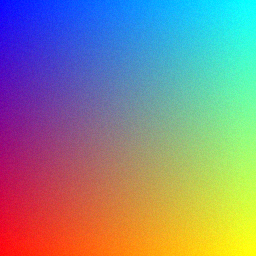
#> input picture data/analyses/0422c394d93c/analysis_1778795201.png, 256 x 256 px
$ python -i detection.py   (imports and definitions only)   (older library calls are emulated)
#> lines starting #> are read from the running program, lines starting #| are printed output that depends on the picture; after the words box and inside, x2 and y2 are one past the last pixel; in counts of white or black regions, pixels touching at a corner belong together
### app/modules/detection/advanced_detector.py
from pathlib import Path
from typing import Any

import cv2
import numpy as np

from app.core.exceptions import CorruptionError


def _load_gray(image_path: str | Path) -> np.ndarray:
    path = Path(image_path)
    if not path.exists():
        raise CorruptionError(f"Image introuvable : {path}")

    image = cv2.imread(str(path), cv2.IMREAD_GRAYSCALE)
    if image is None:
        raise CorruptionError(f"Impossible de charger l'image : {path}")
    return image


def detect_dark_regions(
    image_path: str | Path,
    threshold: int = 22,
) -> dict[str, Any]:
    image = _load_gray(image_path)
    _, mask = cv2.threshold(image, threshold, 255, cv2.THRESH_BINARY_INV)

    return {
        "mask": mask.astype(np.uint8),
        "method": "dark_regions",
        "score": float(np.mean(mask > 0)),
    }


def detect_low_variance_regions(
    image_path: str | Path,
    window_size: int = 11,
    variance_threshold: float = 6.0,
) -> dict[str, Any]:
    image = _load_gray(image_path).astype(np.float32)

    mean = cv2.blur(image, (window_size, window_size))
    mean_sq = cv2.blur(image ** 2, (window_size, window_size))
    variance = np.clip(mean_sq - mean ** 2, 0, None)

    mask = np.where(variance < variance_threshold, 255, 0).astype(np.uint8)

    return {
        "mask": mask,
        "method": "low_variance",
        "score": float(np.mean(mask > 0)),
    }


def detect_gradient_breaks(
    image_path: str | Path,
    edge_threshold: float = 4.0,
) -> dict[str, Any]:
    image = _load_gray(image_path).astype(np.float32)

    sobel_x = cv2.Sobel(image, cv2.CV_32F, 1, 0, ksize=3)
    sobel_y = cv2.Sobel(image, cv2.CV_32F, 0, 1, ksize=3)
    grad_mag = np.sqrt(sobel_x**2 + sobel_y**2)

    mask = np.where(grad_mag < edge_threshold, 255, 0).astype(np.uint8)

    return {
        "mask": mask,
        "method": "gradient_breaks",
        "score": float(np.mean(mask > 0)),
    }

### app/modules/detection/fusion.py
import cv2
import numpy as np


def filter_connected_components(mask: np.ndarray, min_area: int = 200) -> np.ndarray:
    if min_area <= 1:
        return ((mask > 0) * 255).astype(np.uint8)

    mask_bin = ((mask > 0) * 255).astype(np.uint8)

    num_labels, labels, stats, _ = cv2.connectedComponentsWithStats(
        mask_bin,
        connectivity=8,
    )

    filtered = np.zeros_like(mask_bin)

    for label_id in range(1, num_labels):
        area = stats[label_id, cv2.CC_STAT_AREA]
        if area >= min_area:
            filtered[labels == label_id] = 255

    return filtered


def compute_mask_confidence(
    component_masks: list[np.ndarray],
    fused_mask: np.ndarray,
) -> float:
    if not component_masks:
        return 0.0

    binary_components = [(m > 0).astype(np.uint8) for m in component_masks]
    stacked = np.stack(binary_components, axis=0)

    agreement = float(np.mean(np.sum(stacked, axis=0) >= 2))
    fused_ratio = float(np.mean(fused_mask > 0))

    if fused_ratio <= 0.15:
        size_score = 1.0
    elif fused_ratio <= 0.30:
        size_score = 0.7
    elif fused_ratio <= 0.50:
        size_score = 0.4
    else:
        size_score = 0.1

    confidence = 0.6 * agreement + 0.4 * size_score
    return float(max(0.0, min(1.0, confidence)))


def fuse_detection_masks(
    masks: list[np.ndarray],
    strategy: str = "weighted_union",
    closing: bool = True,
    dilate_iter: int = 1,
    min_area: int = 200,
    max_area_ratio: float = 0.30,
    return_metadata: bool = False,
):
    if not masks:
        raise ValueError("Aucun masque fourni")

    masks = [((m > 0) * 255).astype(np.uint8) for m in masks]

    h, w = masks[0].shape[:2]
    image_area = h * w

    # Assouplissement automatique pour les petits masques de test
    effective_min_area = min(min_area, max(1, image_area // 100))
    effective_dilate_iter = dilate_iter if image_area >= 2500 else 0
    effective_closing = closing if image_area >= 2500 else False

    if strategy == "union":
        fused = np.maximum.reduce(masks)

    elif strategy == "weighted_union":
        acc = np.zeros_like(masks[0], dtype=np.float32)
        for mask in masks:
            acc += (mask > 0).astype(np.float32)

        fused = np.where(acc >= 2, 255, 0).astype(np.uint8)

    else:
        raise ValueError(f"Stratégie non supportée : {strategy}")

    kernel = np.ones((5, 5), np.uint8)

    if effective_closing:
        fused = cv2.morphologyEx(fused, cv2.MORPH_CLOSE, kernel)

    if effective_dilate_iter > 0:
        fused = cv2.dilate(fused, kernel, iterations=effective_dilate_iter)

    fused = filter_connected_components(fused, min_area=effective_min_area)

    area_ratio = float(np.mean(fused > 0))
    if area_ratio > max_area_ratio:
        fused = np.zeros_like(fused)

    confidence = compute_mask_confidence(masks, fused)

    if return_metadata:
        return {
            "mask": fused,
            "confidence": confidence,
            "area_ratio": float(np.mean(fused > 0)),
        }

    return fused

### app/modules/corruption/detection.py
from pathlib import Path
from typing import Any

import cv2
import numpy as np
from PIL import Image

from app.modules.detection.advanced_detector import (
    detect_dark_regions,
    detect_gradient_breaks,
    detect_low_variance_regions,
)
from app.modules.detection.fusion import fuse_detection_masks


# ---------------------------------------------------------------------------
# Détection basique — seuil adaptatif + filtrage morphologique
# ---------------------------------------------------------------------------

def detect_dark_regions_mask(
    image_path: str | Path,
    threshold: int = 22,
) -> Image.Image:
    """Détecte les zones noires/corrompues avec seuil adaptatif.

    Améliorations vs version originale :
    - Seuil adaptatif basé sur le percentile bas de l'image (évite les faux
      positifs sur images naturellement sombres comme couchers de soleil)
    - Filtrage morphologique : supprime les pixels isolés, ne garde que les
      blocs continus (min_area=200px)
    - Détection complémentaire des zones uniformes (fill_mode=black/white/gray)
    """
    img = cv2.imread(str(image_path), cv2.IMREAD_COLOR)
    if img is None:
        # Fallback PIL
        pil = Image.open(image_path).convert("RGB")
        img = cv2.cvtColor(np.array(pil), cv2.COLOR_RGB2BGR)

    gray = cv2.cvtColor(img, cv2.COLOR_BGR2GRAY)
    h, w = gray.shape

    # --- Seuil adaptatif ---
    # Le seuil fixe de 22 détecte trop de faux positifs sur images sombres.
    # On calcule le 5e percentile de luminosité : si l'image est globalement
    # sombre (coucher de soleil, nuit), on abaisse le seuil pour ne détecter
    # que les zones vraiment anormales (corruption = noir absolu).
    p5 = float(np.percentile(gray, 5))
    p50 = float(np.percentile(gray, 50))

    # Zone noire artificielle = bien en dessous du minimum naturel
    # Si l'image est claire (p50 > 80), seuil = 30
    # Si l'image est sombre (p50 < 40), seuil = max(p5 * 0.6, 8)
    adaptive_threshold = max(8, min(30, p5 * 0.6 if p50 < 60 else threshold))

    # --- Masque zones noires ---
    black_mask = (gray < adaptive_threshold).astype(np.uint8) * 255

    # --- Masque zones blanches (fill_mode=white) ---
    white_mask = (gray > 253).astype(np.uint8) * 255

    # --- Masque zones grises uniformes (fill_mode=gray, valeur ~127) ---
    gray_mask = (
        (gray > 120) & (gray < 135) &
        (cv2.Laplacian(gray, cv2.CV_64F).var() < 5.0)
    ).astype(np.uint8) * 255

    combined = np.maximum(black_mask, np.maximum(white_mask, gray_mask))

    # --- Filtrage morphologique ---
    # Supprime les pixels isolés (bruit) et ne garde que les blocs compacts
    kernel = np.ones((5, 5), np.uint8)
    combined = cv2.morphologyEx(combined, cv2.MORPH_OPEN, kernel, iterations=1)
    combined = cv2.morphologyEx(combined, cv2.MORPH_CLOSE, kernel, iterations=2)

    # --- Filtrage par aire minimale ---
    # Une zone corrompue artificielle est un bloc continu ≥ 200 pixels
    n_labels, labels, stats, _ = cv2.connectedComponentsWithStats(combined)
    filtered = np.zeros_like(combined)
    min_area = max(200, int(h * w * 0.0005))  # 0.05% de l'image minimum
    max_area = int(h * w * 0.60)              # pas plus de 60% de l'image

    for i in range(1, n_labels):
        area = stats[i, cv2.CC_STAT_AREA]
        if min_area <= area <= max_area:
            filtered[labels == i] = 255

    return Image.fromarray(filtered)


# ---------------------------------------------------------------------------
# Détection avancée — fusion multi-critères améliorée
# ---------------------------------------------------------------------------

def detect_advanced_mask(
    image_path: str | Path,
    strategy: str = "weighted_union",
) -> dict[str, Any]:
    """Détection avancée par fusion de plusieurs détecteurs.

    Utilise detect_dark_regions_mask (version améliorée) comme base,
    croisée avec variance et gradient pour réduire les faux positifs.
    """
    # Masque de base amélioré
    base_mask = np.array(detect_dark_regions_mask(image_path))
#> in detect_dark_regions_mask, img is the input picture: shape (256, 256, 3); mean B, G, R 136.7, 136.7, 136.8
#> in detect_dark_regions_mask, `gray = cv2.cvtColor(img, cv2.COLOR_BGR2GRAY)`:
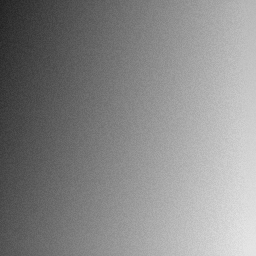
#> gray: shape (256, 256); min 33, max 230, mean 136.7
#> in detect_dark_regions_mask, `p5 = float(np.percentile(gray, 5))`: p5 = 65
#> in detect_dark_regions_mask, `p50 = float(np.percentile(gray, 50))`: p50 = 137
#> in detect_dark_regions_mask, `adaptive_threshold = max(8, min(30, p5 * 0.6 if p50 < 60 else threshol..`: adaptive_threshold = 22
#> in detect_dark_regions_mask, `black_mask = (gray < adaptive_threshold).astype(np.uint8) * 255`: black_mask: shape (256, 256); every value is 0
#> in detect_dark_regions_mask, `n_labels, labels, stats, _ = cv2.connectedComponentsWithStats(combined)`: labels: shape (256, 256) int32; every value is 0
#> in detect_dark_regions_mask, `n_labels, labels, stats, _ = cv2.connectedComponentsWithStats(combined)`: n_labels = 1; stats = [[0, 0, 256, 256, 65536]]

    # Détecteurs complémentaires
    dark = detect_dark_regions(image_path)
#> dark = 3 items
    variance = detect_low_variance_regions(image_path)
#> in detect_low_variance_regions, `variance = np.clip(mean_sq - mean ** 2, 0, None)`:
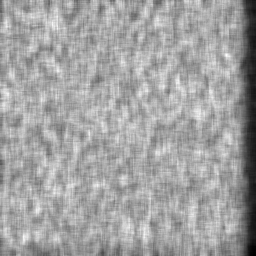
#> variance: shape (256, 256) float32; min 0.965, max 27.36, mean 17.8; drawn with min black and max white
#> in detect_low_variance_regions, `mask = np.where(variance < variance_threshold, 255, 0).astype(np.uint8)`:
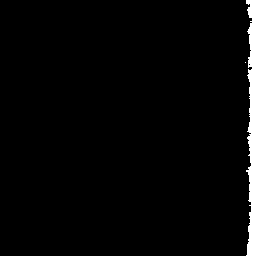
#> mask: shape (256, 256); 2.7% white; 2 white regions (1 under 20 px), largest, box (x1, y1, x2, y2) and area: (246, 0, 256, 256) 1787
#> variance = 3 items
    gradient = detect_gradient_breaks(image_path)
#> in detect_gradient_breaks, `sobel_x = cv2.Sobel(image, cv2.CV_32F, 1, 0, ksize=3)`:
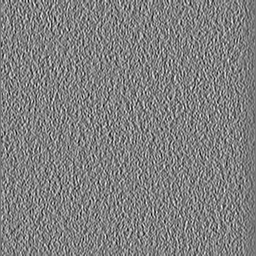
#> sobel_x: shape (256, 256) float32; min -45, max 53, mean 4.5; drawn with min black and max white
#> in detect_gradient_breaks, `sobel_y = cv2.Sobel(image, cv2.CV_32F, 0, 1, ksize=3)`:
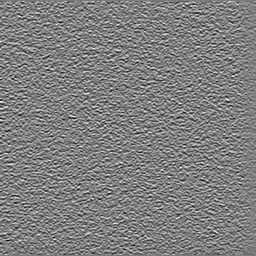
#> sobel_y: shape (256, 256) float32; min -47, max 50, mean 1.4; drawn with min black and max white
#> in detect_gradient_breaks, `grad_mag = np.sqrt(sobel_x**2 + sobel_y**2)`:
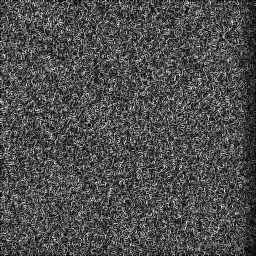
#> grad_mag: shape (256, 256) float32; min 0, max 55.66, mean 17; drawn with min black and max white
#> in detect_gradient_breaks, `mask = np.where(grad_mag < edge_threshold, 255, 0).astype(np.uint8)`:
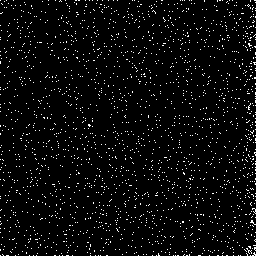
#> mask: shape (256, 256); 3.9% white in thin lines or dots
#> gradient = 3 items

    dark_bin = (base_mask > 0)

    # Croisement : ne garder que ce que notre masque amélioré confirme
    variance_mask = ((variance["mask"] > 0) & dark_bin).astype("uint8") * 255
    gradient_mask = ((gradient["mask"] > 0) & dark_bin).astype("uint8") * 255

    fusion = fuse_detection_masks(
        [base_mask, variance_mask, gradient_mask],
        strategy=strategy,
        min_area=120,
        max_area_ratio=0.12,
        dilate_iter=1,
        return_metadata=True,
    )
#> the loop in fuse_detection_masks, `for mask in masks:` made 3 passes
#> in filter_connected_components, `num_labels, labels, stats, _ = cv2.connectedComponentsWithStats( mask_..`: num_labels = 1; stats = [[0, 0, 256, 256, 65536]]
#> in fuse_detection_masks, `area_ratio = float(np.mean(fused > 0))`: area_ratio = 0
#> in compute_mask_confidence, `binary_components = [(m > 0).astype(np.uint8) for m in component_masks]`: binary_components = 3 items
#> in compute_mask_confidence, `agreement = float(np.mean(np.sum(stacked, axis=0) >= 2))`: agreement = 0
#> in compute_mask_confidence, `confidence = 0.6 * agreement + 0.4 * size_score`: confidence = 0.4
#> fusion = 3 items

    return {
        "mask":       Image.fromarray(fusion["mask"]),
        "method":     "advanced_fusion_v2",
        "confidence": fusion["confidence"],
        "area_ratio": fusion["area_ratio"],
        "components": {
            "dark_regions":  dark["score"],
            "low_variance":  variance["score"],
            "gradient_breaks": gradient["score"],
        },
    }

>>> result = detect_advanced_mask('../../../data/analyses/0422c394d93c/analysis_1778795201.png')
#> result = 5 items
